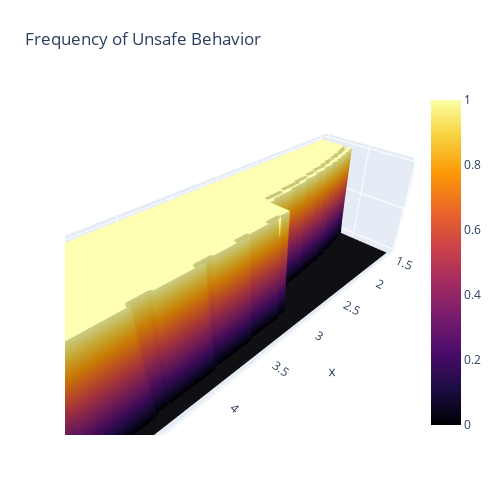

Notebook source saved alongside this figure:
### Markdown cell above
A 3D version of the heatmap

### Code cell
import plotly.graph_objects as go

# Create a pivot table
pivot_table = df_plot.pivot_table(index='r_1', columns='s_1', values="AU_frequency")

fig = go.Figure(data=[go.Surface(z=pivot_table.values, x=pivot_table.columns, y=pivot_table.index, colorscale='Inferno')])

fig.update_layout(title='Frequency of Unsafe Behavior', autosize=False,
                  width=500, height=500,
                  margin=dict(l=65, r=50, b=65, t=90))

fig.show()

### Figure 1 — Plotly figure (JSON) as saved in the notebook; plotly's stock layout.template omitted (floating-point values rounded to 4 significant figures; data arrays with more than 128 entries replaced by an {"elided": "..."} marker saying what was removed)
{"data": [{"colorscale": [[0, "#000004"], [0.1111, "#1b0c41"], [0.2222, "#4a0c6b"], [0.3333, "#781c6d"], [0.4444, "#a52c60"], [0.5556, "#cf4446"], [0.6667, "#ed6925"], [0.7778, "#fb9b06"], [0.8889, "#f7d13d"], [1, "#fcffa4"]], "type": "surface", "x": {"elided": "176 float values"}, "y": [0, 0.02, 0.04, 0.06, 0.08, 0.1, 0.12, 0.14, 0.16, 0.18, 0.2, 0.22, 0.24, 0.26, 0.28, 0.3, 0.32, 0.34, 0.36, 0.38, 0.4, 0.42, 0.44, 0.46, 0.48, 0.5, 0.52, 0.54, 0.56, 0.58, 0.6, 0.62, 0.64, 0.66, 0.68, 0.7, 0.72, 0.74, 0.76, 0.78, 0.8, 0.82, 0.84, 0.86, 0.88, 0.9, 0.92, 0.94, 0.96, 0.98], "z": {"elided": "50x176 float values"}}], "layout": {"autosize": false, "height": 500, "margin": {"b": 65, "l": 65, "r": 50, "t": 90}, "title": {"text": "Frequency of Unsafe Behavior"}, "width": 500}}
